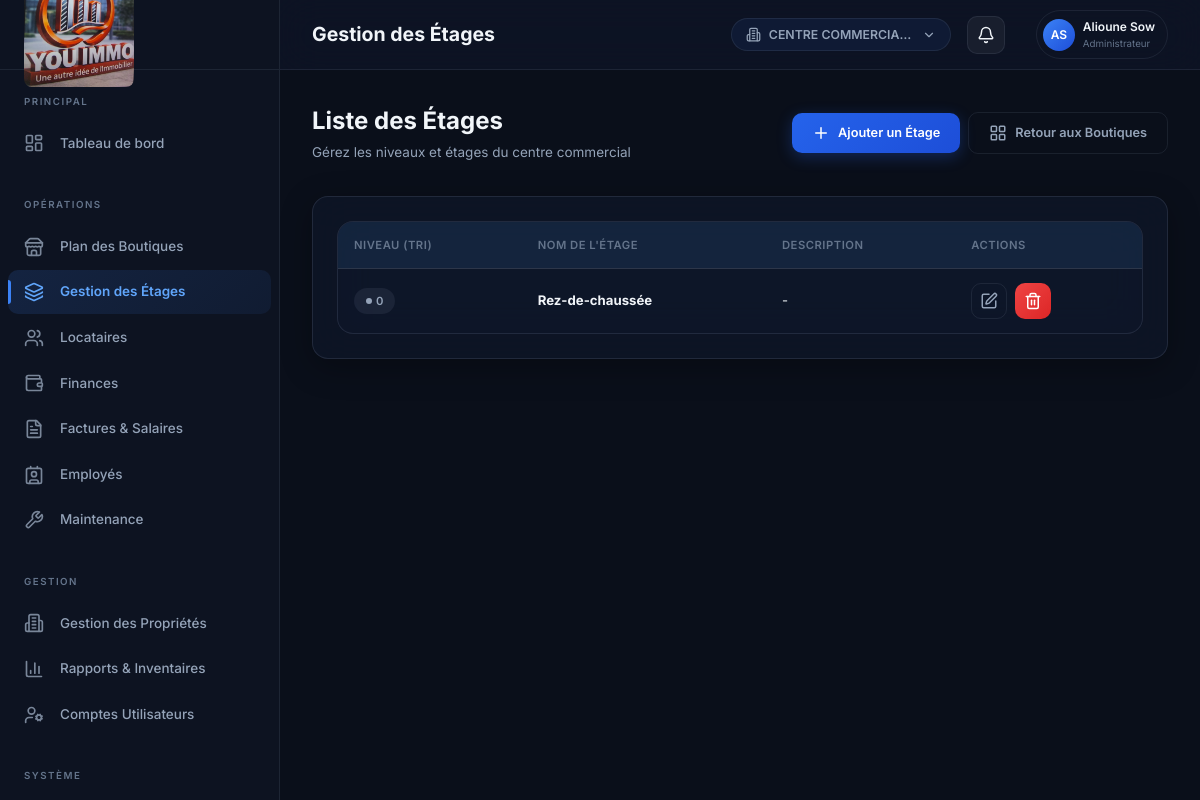
/locataires/etages/ (signed in), run on the app's committed database.
### tenants/models.py (models this page shows, shortened)
class Mall(models.Model):
    PROPERTY_TYPES = [
        ('mall', 'Centre Commercial'),
        ('building', 'Immeuble'),
        ('house', 'Maison / Villa'),
    ]
    name = models.CharField(max_length=200, verbose_name='Nom de la propriété')
    property_type = models.CharField(max_length=20, choices=PROPERTY_TYPES, default='mall', verbose_name='Type de propriété')
    address = models.TextField(blank=True, verbose_name='Adresse')
    description = models.TextField(blank=True, verbose_name='Description')
    created_at = models.DateTimeField(auto_now_add=True)
    class Meta:
        ordering = ['name']
        verbose_name = 'Propriété'
        verbose_name_plural = 'Propriétés'

class Floor(models.Model):
    mall = models.ForeignKey(Mall, on_delete=models.CASCADE, related_name='floors', verbose_name='Centre Commercial', null=True, blank=True)
    name = models.CharField(max_length=50, verbose_name='Nom (ex: Rez-de-chaussée, 1er étage)')
    level = models.IntegerField(default=0, verbose_name='Niveau (pour le tri, ex: 0, 1, 2, -1)')
    description = models.TextField(blank=True, verbose_name='Description')
    created_at = models.DateTimeField(auto_now_add=True)
    class Meta:
        ordering = ['level', 'name']
        verbose_name = 'Étage'
        verbose_name_plural = 'Étages'

### core/models.py (models this page shows, shortened)
class UserProfile(models.Model):
    ROLE_CHOICES = [
        ('admin', 'Administrateur'),
        ('manager', 'Manager'),
        ('accountant', 'Comptable'),
        ('maintenance', 'Agent de Maintenance'),
        ('secretary', 'Secrétaire'),
        ('employee', 'Employé'),
    ]
    user = models.OneToOneField(User, on_delete=models.CASCADE, related_name='profile')
    role = models.CharField(max_length=20, choices=ROLE_CHOICES, default='employee')
    phone = models.CharField(max_length=20, blank=True)
    avatar = models.ImageField(upload_to='avatars/', blank=True, null=True)
    class Meta:
        verbose_name = 'Profil utilisateur'
        verbose_name_plural = 'Profils utilisateurs'

### tenants/views.py (the view)
# urls.py: path('etages/', views.FloorListView.as_view(), name='floor_list'),
class FloorListView(LoginRequiredMixin, ListView):
    model = Floor
    template_name = 'tenants/floor_list.html'
    context_object_name = 'floors'
    def get_queryset(self):
        active_mall = self.request.active_mall
        if active_mall:
            return Floor.objects.filter(mall=active_mall)
        return Floor.objects.all()
    def get_context_data(self, **kwargs):
        context = super().get_context_data(**kwargs)
        context['active_menu'] = 'floors'
        return context

### templates/tenants/floor_list.html (shortened to what this page needs)
{% extends 'base.html' %}
{% block page_title %}Gestion des Étages{% endblock %}
{% block content %}
<div class="page-header animate-in">
    <div>
        <h2>Liste des Étages</h2>
        <p>Gérez les niveaux et étages du centre commercial</p>
    </div>
    <div class="page-actions">
        <a href="{% url 'floor_create' %}" class="btn btn-primary">
            <i data-lucide="plus"></i> Ajouter un Étage
        </a>
        <a href="{% url 'shop_list' %}" class="btn btn-outline">
            <i data-lucide="layout-grid"></i> Retour aux Boutiques
        </a>
    </div>
</div>
<div class="card animate-in" style="animation-delay: 0.1s;">
    <div class="table-wrapper">
        <table class="data-table">
            <thead>
                <tr>
                    <th>Niveau (Tri)</th>
                    <th>Nom de l'étage</th>
                    <th>Description</th>
                    <th>Actions</th>
                </tr>
            </thead>
            <tbody>
                {% for floor in floors %}
                <tr>
                    <td><span class="badge badge-secondary">{{ floor.level }}</span></td>
                    <td class="font-bold">{{ floor.name }}</td>
                    <td>{{ floor.description|default:"-"|truncatechars:50 }}</td>
                    <td>
                        <div style="display: flex; gap: 8px;">
                            <a href="{% url 'floor_update' floor.pk %}" class="btn btn-icon btn-outline" title="Modifier">
                                <i data-lucide="edit"></i>
                            </a>
                            <a href="{% url 'floor_delete' floor.pk %}" class="btn btn-icon btn-danger" title="Supprimer">
                                <i data-lucide="trash-2"></i>
                            </a>
                        </div>
                    </td>
                </tr>
                {% endfor %}
            </tbody>
        </table>
    </div>
</div>
{% endblock %}

### templates/base.html (shortened to what this page needs)
<!DOCTYPE html>
<html lang="fr">
<head>
    {% load static %}
    <link rel="stylesheet" href="{% static 'css/style.css' %}?v={% now 'U' %}">
</head>
<body>
    {% if user.is_authenticated %}
    <div class="app-layout">
        <aside class="sidebar" id="sidebar">
            <div class="sidebar-logo">
                <img src="{% static 'images/logo.png' %}?v={% now 'U' %}" alt="YOU IMMO" style="width: 100%; max-width: 110px; height: auto; object-fit: contain; border-radius: 8px;">
            </div>
            <nav class="sidebar-nav">
                {% if user.tenant %}
                <div class="nav-section">
                    <div class="nav-section-title">Principal</div>
                    <a href="{% url 'tenant_dashboard' %}" class="nav-item {% if active_menu == 'tenant_dashboard' %}active{% endif %}">
                        <i data-lucide="layout-dashboard" class="nav-icon"></i>
                        <span>Mon Tableau de bord</span>
                    </a>
                </div>
                <div class="nav-section">
                    <div class="nav-section-title">Demandes</div>
                    <a href="{% url 'tenant_maintenance_create' %}" class="nav-item {% if active_menu == 'tenant_maintenance' %}active{% endif %}">
                        <i data-lucide="wrench" class="nav-icon"></i>
                        <span>Signaler une Panne</span>
                    </a>
                </div>
                <div class="nav-section" style="margin-top: auto;">
                    <form action="{% url 'logout' %}" method="post" id="logoutForm" style="display: none;">
                        {% csrf_token %}
                    </form>
                    <a href="#" onclick="document.getElementById('logoutForm').submit(); return false;" class="nav-item" style="color: var(--danger);">
                        <i data-lucide="log-out" class="nav-icon"></i>
                        <span>Déconnexion</span>
                    </a>
                </div>
                {% else %}
                <div class="nav-section">
                    <div class="nav-section-title">Principal</div>
                    <a href="{% url 'dashboard' %}" class="nav-item {% if active_menu == 'dashboard' %}active{% endif %}">
                        <i data-lucide="layout-dashboard" class="nav-icon"></i>
                        <span>Tableau de bord</span>
                    </a>
                </div>
                <div class="nav-section">
                    <div class="nav-section-title">Opérations</div>
                    {% if user.is_superuser or user.profile.role == 'admin' or user.profile.role == 'manager' or user.profile.role == 'secretary' %}
                    <a href="{% url 'shop_list' %}" class="nav-item {% if active_menu == 'shops' %}active{% endif %}">
                        <i data-lucide="store" class="nav-icon"></i>
                        <span>Plan des Boutiques</span>
                    </a>
                    <a href="{% url 'floor_list' %}" class="nav-item {% if active_menu == 'floors' %}active{% endif %}">
                        <i data-lucide="layers" class="nav-icon"></i>
                        <span>Gestion des Étages</span>
                    </a>
                    {% endif %}
                    {% if user.is_superuser or user.profile.role == 'admin' or user.profile.role == 'manager' or user.profile.role == 'accountant' or user.profile.role == 'secretary' %}
                    <a href="{% url 'tenant_list' %}" class="nav-item {% if active_menu == 'tenants' %}active{% endif %}">
                        <i data-lucide="users" class="nav-icon"></i>
                        <span>Locataires</span>
                    </a>
                    {% endif %}
                    {% if user.is_superuser or user.profile.role == 'admin' or user.profile.role == 'manager' or user.profile.role == 'accountant' %}
                    <a href="{% url 'finance_overview' %}" class="nav-item {% if active_menu == 'finance' %}active{% endif %}">
                        <i data-lucide="wallet" class="nav-icon"></i>
                        <span>Finances</span>
                    </a>
                    {% endif %}
                    {% if user.is_superuser or user.profile.role == 'admin' or user.profile.role == 'manager' or user.profile.role == 'accountant' or user.profile.role == 'secretary' %}
                    <a href="{% url 'invoices_salaries' %}" class="nav-item {% if active_menu == 'invoices_salaries' %}active{% endif %}">
                        <i data-lucide="file-text" class="nav-icon"></i>
                        <span>{% if user.profile.role == 'secretary' %}Factures de Loyers{% else %}Factures & Salaires{% endif %}</span>
                    </a>
                    {% endif %}
                    {% if user.is_superuser or user.profile.role == 'admin' or user.profile.role == 'manager' %}
                    <a href="{% url 'employee_list' %}" class="nav-item {% if active_menu == 'employees' %}active{% endif %}">
                        <i data-lucide="contact" class="nav-icon"></i>
                        <span>Employés</span>
                    </a>
                    {% endif %}
                    {% if user.is_superuser or user.profile.role == 'admin' or user.profile.role == 'manager' or user.profile.role == 'maintenance' or user.profile.role == 'secretary' %}
                    <a href="{% url 'maintenance_list' %}" class="nav-item {% if active_menu == 'maintenance' %}active{% endif %}">
                        <i data-lucide="wrench" class="nav-icon"></i>
                        <span>Maintenance</span>
                    </a>
                    {% endif %}
                </div>
                <div class="nav-section">
                    <div class="nav-section-title">Gestion</div>
                    {% if user.is_superuser or user.profile.role == 'admin' or user.profile.role == 'manager' %}
                    <a href="{% url 'mall_list' %}" class="nav-item {% if active_menu == 'malls' %}active{% endif %}">
                        <i data-lucide="building-2" class="nav-icon"></i>
                        <span>Gestion des Propriétés</span>
                    </a>
                    {% endif %}
                    {% if user.is_superuser or user.profile.role == 'admin' or user.profile.role == 'accountant' %}
                    <a href="{% url 'report_overview' %}" class="nav-item {% if active_menu == 'reports' %}active{% endif %}">
                        <i data-lucide="bar-chart-3" class="nav-icon"></i>
                        <span>Rapports & Inventaires</span>
                    </a>
                    {% endif %}
                    {% if user.is_superuser or user.profile.role == 'admin' %}
                    <a href="{% url 'staff_list' %}" class="nav-item {% if active_menu == 'staff' %}active{% endif %}">
                        <i data-lucide="user-cog" class="nav-icon"></i>
                        <span>Comptes Utilisateurs</span>
                    </a>
                    {% endif %}
                </div>
                <div class="nav-section" style="margin-top: auto;">
                    <div class="nav-section-title">Système</div>
                    {% if user.is_staff or user.is_superuser %}
                    <a href="/admin/" target="_blank" class="nav-item">
                    </a>
                    {% endif %}
                </div>
                {% endif %}
            </nav>
        </aside>
        <div class="main-wrapper">
            <header class="header">
                <div class="header-left">
                    <h1>{% block page_title %}YOU IMMO{% endblock %}</h1>
                </div>
                <div class="header-right">
                    {% if not user.tenant and request.all_malls|length > 0 %}
                    <div class="mall-switcher" id="mallSwitcherWrapper">
                        <button class="mall-switcher-btn" id="mallSwitcherBtn" type="button">
                            <i data-lucide="building-2"></i>
                            <span>{{ request.active_mall.name|default:"Sélectionner un centre" }}</span>
                            <i data-lucide="chevron-down" style="width:14px;height:14px;"></i>
                        </button>
                    </div>
                    {% endif %}
                    <div class="notification-dropdown-wrapper" id="notificationWrapper" style="position: relative; margin-right: 15px;">
                        <button class="notification-trigger-btn" id="notificationBtn" style="background: rgba(255,255,255,0.05); border: 1px solid var(--border-color); color: var(--text-primary); border-radius: var(--radius-md); width: 38px; height: 38px; display: flex; align-items: center; justify-content: center; cursor: pointer; position: relative;">
                            <i data-lucide="bell" style="width: 18px; height: 18px;"></i>
                        </button>
                    </div>
                    <div class="user-menu">
                        <div class="user-avatar">
                            {{ user.first_name|slice:":1"|upper }}{{ user.last_name|slice:":1"|upper }}
                        </div>
                        <div class="user-info">
                            <span class="user-name">{{ user.get_full_name|default:user.username }}</span>
                            <span class="user-role">{% if user.tenant %}Locataire{% else %}{{ user.profile.get_role_display|default:"Staff" }}{% endif %}</span>
                        </div>
                    </div>
                </div>
            </header>
            <main class="main-content">
                {% block content %}{% endblock %}
            </main>
        </div>
    </div>
    {% else %}
        {% block login_content %}{% endblock %}
    {% endif %}
</body>
</html>

### data on the page
Mall: active_mall.name "CENTRE COMMERCIA…"
Floor: level "0", name "Rez-de-chaussée", description "-"

### other printed values
{{ user.first_name|slice:":1"|upper }} "A"
{{ user.last_name|slice:":1"|upper }} "S"
{{ user.get_full_name|default:user.username }} "Alioune Sow"
{{ user.profile.get_role_display|default:"Staff" }} "Administrateur"
